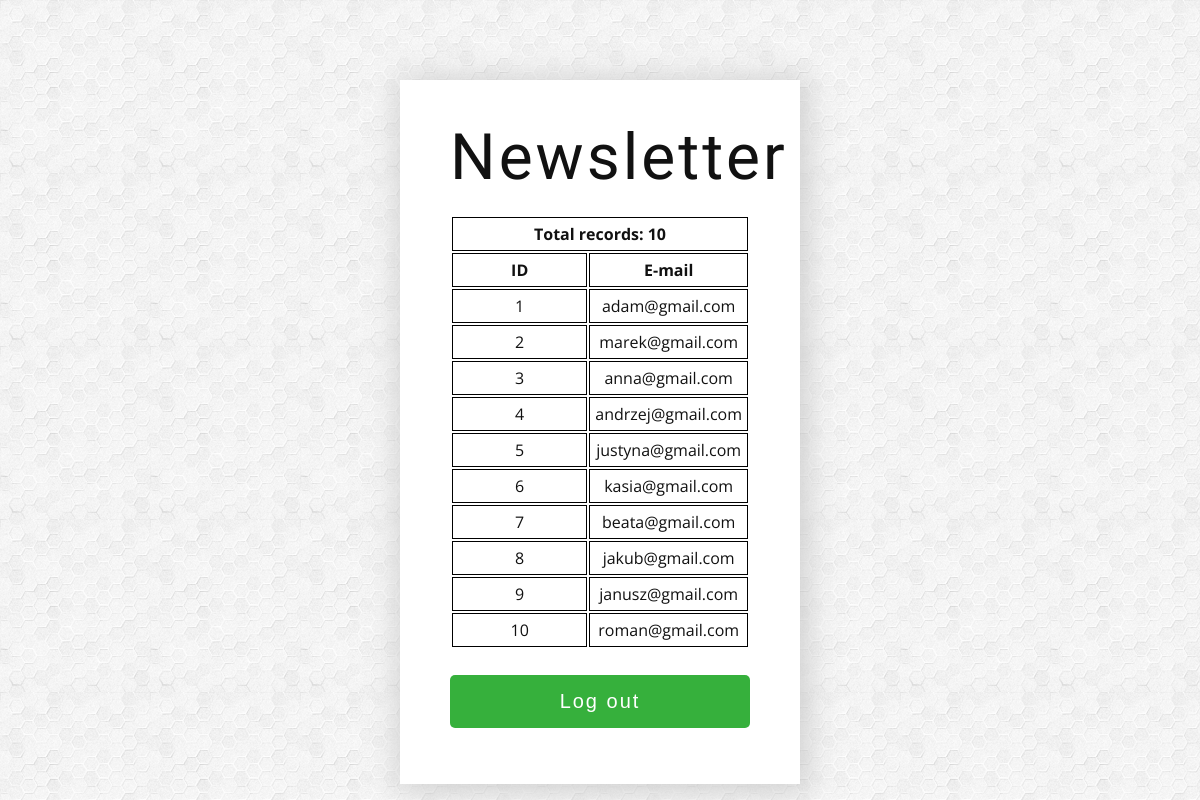
The page /list.php (signed in) on the database its author committed.
### tables this page shows
CREATE TABLE `reznor_newsletter_users` (
  `id` int(11) NOT NULL,
  `email` varchar(255) NOT NULL
);

### list.php (the view, shortened to what this page needs)
<?php
require_once 'database.php';
$usersQuery = $db -> query('SELECT * FROM reznor_newsletter_users');
$users = $usersQuery -> fetchAll();
?>
<!DOCTYPE html>
<html lang="en">
<head>
    <link rel="stylesheet" href="main.css">
</head>
<body>
    <div class="container">
        <header>
            <h1>Newsletter</h1>
        </header>
        <main>
            <article>
				<table>
					<thead>
						<tr><th colspan="2">Total records: <?= $usersQuery->rowCount() ?></th></tr>
						<tr><th>ID</th>  <th>E-mail</th></tr>
					</thead>
					<tbody>
						<?php
							foreach($users as $user)
							{
								echo "<tr><td>{$user['id']}</td><td>{$user['email']}</td></tr>";
							}
						?>
					</tbody>
				</table>
				<p><a href="logout.php"><button>Log out</button></a></p>
            </article>
        </main>
    </div>
</body>
</html>

### main.css (style rules this page uses)
body { background-image: url("img/hexellence.png"); font-size: 16px; font-family: 'Open Sans', sans-serif; color: #111; }
a:link { color: #36b03c; text-decoration: none; }
h1 { font-family: 'Lobster', cursive; font-size: 64px; font-weight: 400; text-align: center; letter-spacing: 3px; margin-top: 0px; margin-bottom: 20px; }
p { text-align: center; }
.container { background-color: white; width: 300px; padding: 40px 50px; margin-left: auto; margin-right: auto; margin-top: 80px; -webkit-box-shadow: 3px 3px 30px 5px rgba(204,204,204,0.9); -moz-box-shadow: 3px 3px 30px 5px rgba(204,204,204,0.9); box-shadow: 3px 3px 30px 5px rgba(204,204,204,0.9); text-align: center; }
input[type=submit], button { width: 300px; background-color: #36b03c; font-size: 20px; color: white; padding: 15px 10px; margin-top: 10px; border: none; border-radius: 5px; cursor: pointer; letter-spacing: 2px; outline: none; }
th, td { border: 1px solid black; padding: 5px; width: 100%; }

### rows shown on the page
reznor_newsletter_users: id "1", email "adam@gmail.com"
reznor_newsletter_users: id "2", email "marek@gmail.com"
reznor_newsletter_users: id "3", email "anna@gmail.com"
reznor_newsletter_users: id "4", email "andrzej@gmail.com"
reznor_newsletter_users: id "5", email "justyna@gmail.com"
reznor_newsletter_users: id "6", email "kasia@gmail.com"
reznor_newsletter_users: id "7", email "beata@gmail.com"
reznor_newsletter_users: id "8", email "jakub@gmail.com"
reznor_newsletter_users: id "9", email "janusz@gmail.com"
reznor_newsletter_users: id "10", email "roman@gmail.com"

### other values the page prints
$usersQuery->rowCount() "10"
